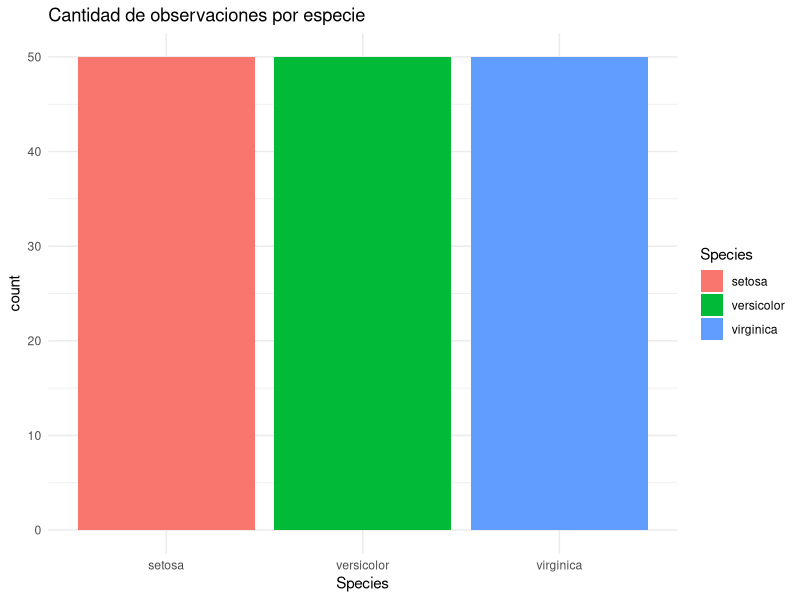
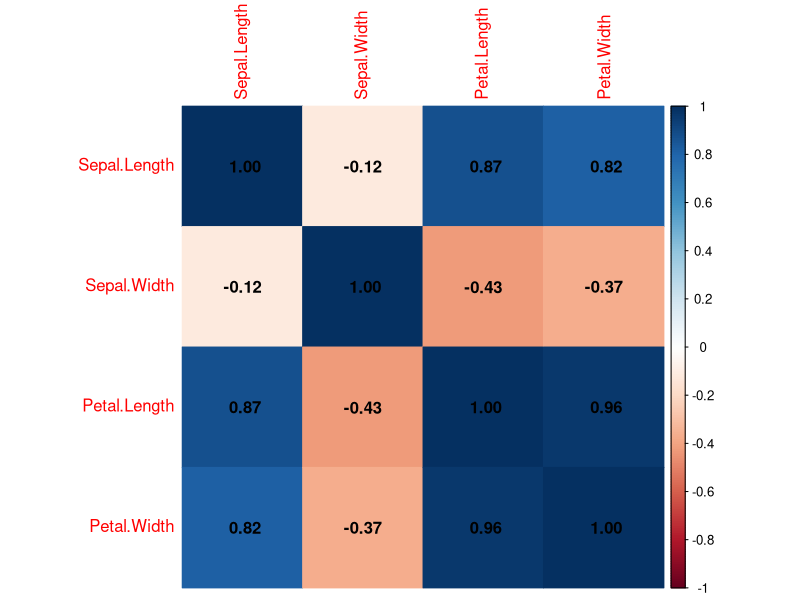
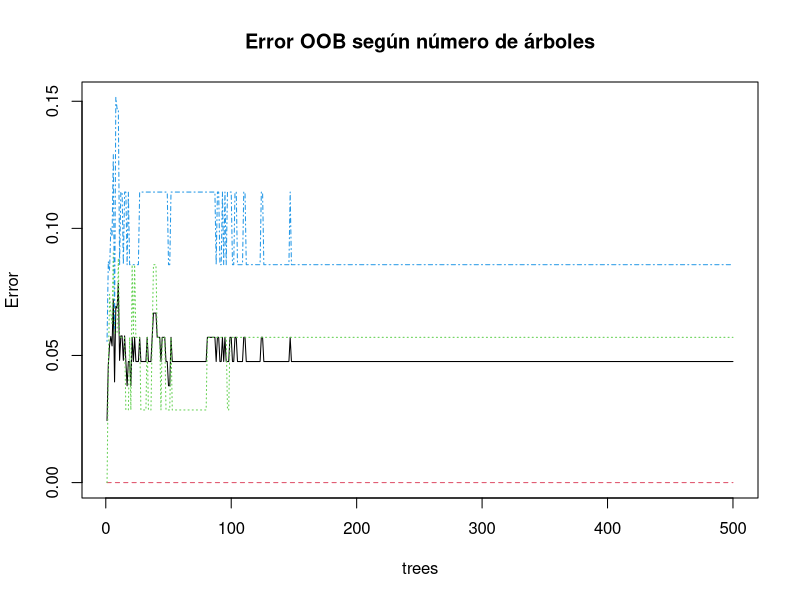
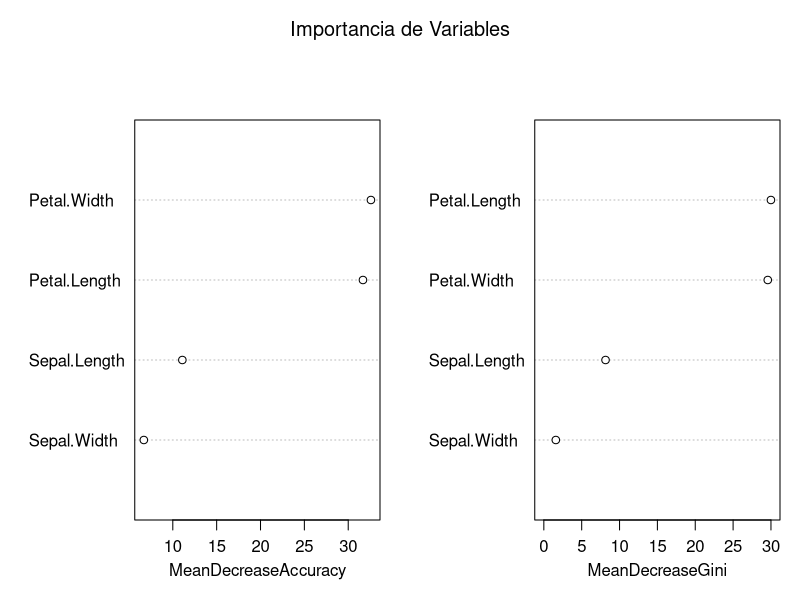
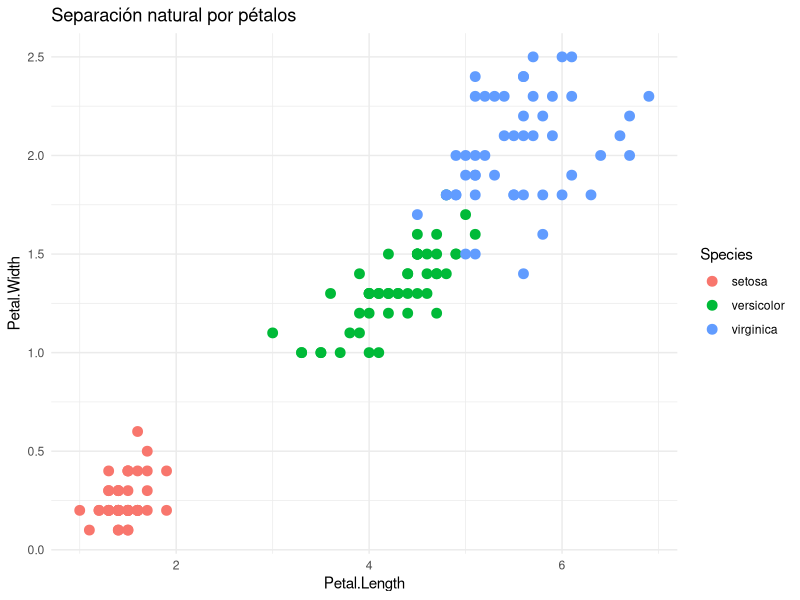
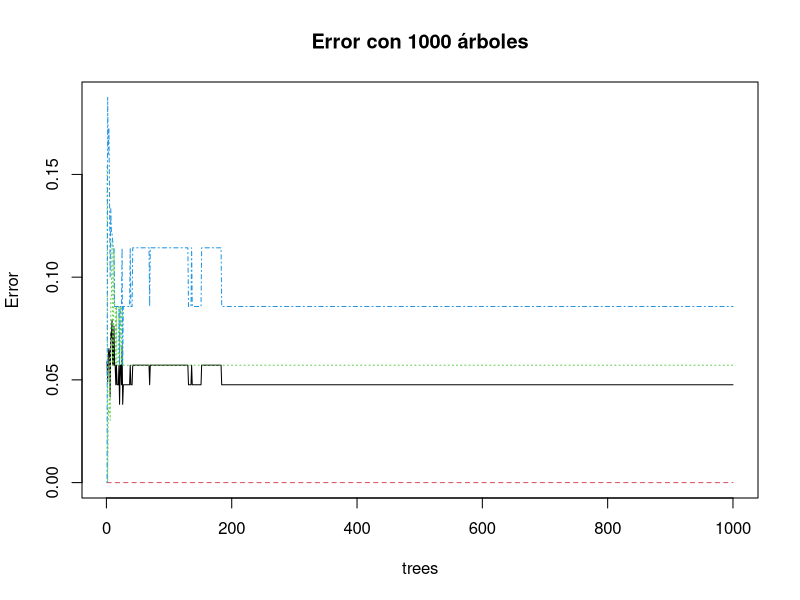

Reproduce these figures in R, in order.
## ---- chunk 1
# Instalación (solo una vez)
# install.packages("randomForest")
# install.packages("caret")
# install.packages("ggplot2")
# install.packages("corrplot")

library(randomForest)
library(caret)
library(ggplot2)
library(corrplot)
## ---- chunk 2
data(iris)
head(iris)
## ---- chunk 3
summary(iris)
## ---- chunk 4
ggplot(iris, aes(x = Species, fill = Species)) +
  geom_bar() +
  theme_minimal() +
  ggtitle("Cantidad de observaciones por especie")
## ---- chunk 5
cor_matrix <- cor(iris[,1:4])
corrplot(cor_matrix, method = "color", addCoef.col = "black")
## ---- chunk 6
set.seed(123)

trainIndex <- createDataPartition(iris$Species, 
                                   p = 0.7, 
                                   list = FALSE)

train <- iris[trainIndex, ]
test  <- iris[-trainIndex, ]
## ---- chunk 7
set.seed(123)

modelo_rf <- randomForest(Species ~ ., 
                          data = train,
                          ntree = 500,
                          mtry = 2,
                          importance = TRUE)

modelo_rf
## ---- chunk 8
predicciones <- predict(modelo_rf, test)
## ---- chunk 9
confusionMatrix(predicciones, test$Species)
## ---- chunk 10
plot(modelo_rf,
     main = "Error OOB según número de árboles")
## ---- chunk 11
importance(modelo_rf)
## ---- chunk 12
varImpPlot(modelo_rf,
           main = "Importancia de Variables")
## ---- chunk 13
library(ggplot2)

ggplot(iris, aes(x = Petal.Length, 
                 y = Petal.Width, 
                 color = Species)) +
  geom_point(size = 3) +
  theme_minimal() +
  ggtitle("Separación natural por pétalos")
## ---- chunk 14
modelo_rf_1000 <- randomForest(Species ~ ., 
                               data = train,
                               ntree = 1000)

plot(modelo_rf_1000,
     main = "Error con 1000 árboles")
